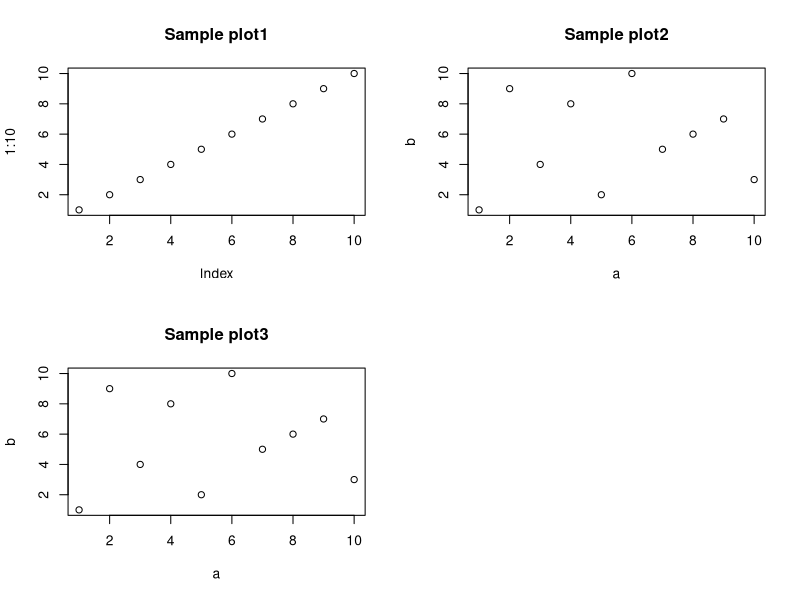

This chart was generated by the following R code:
## ---- chunk 1
par(mfrow = c(2, 2))
plot(1:10, main = "Sample plot1")
a <- sample(1:10, 10)
b <- sample(1:10, 10)
plot(a, b, main = "Sample plot2")
plot(a, b, main = "Sample plot3")
